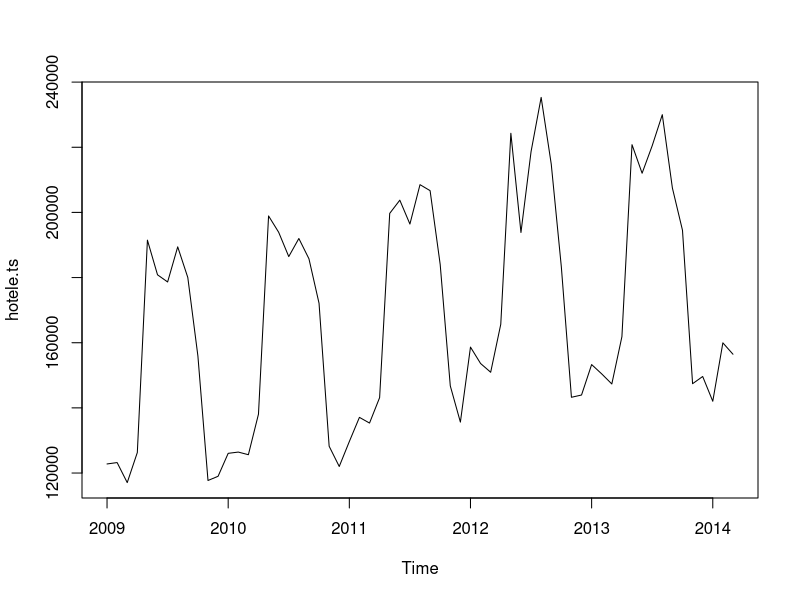
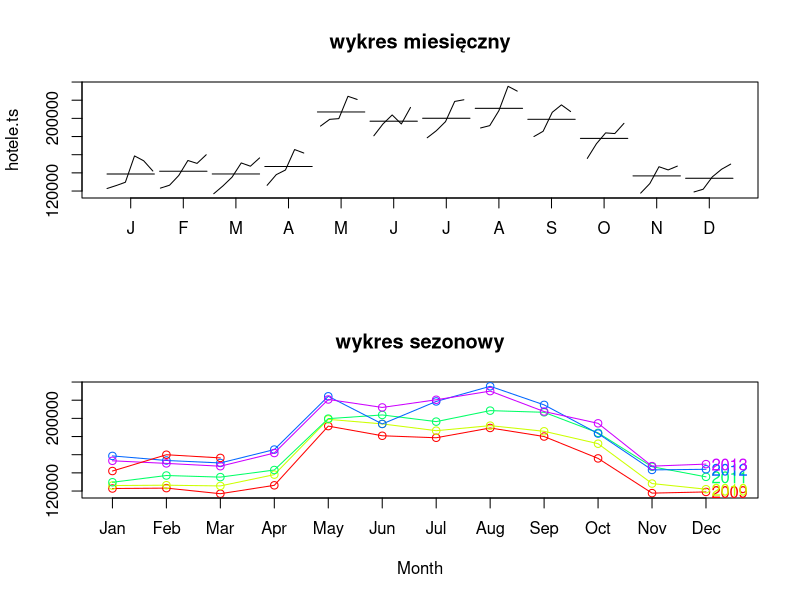
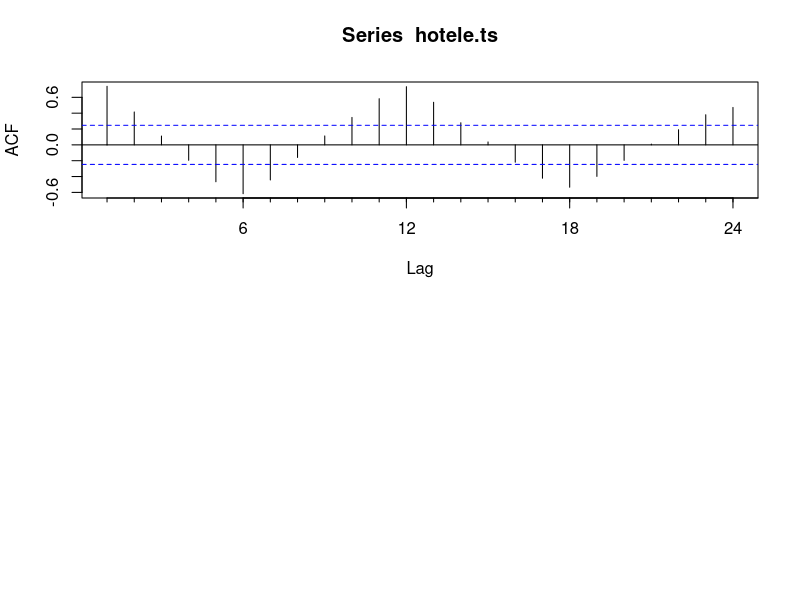
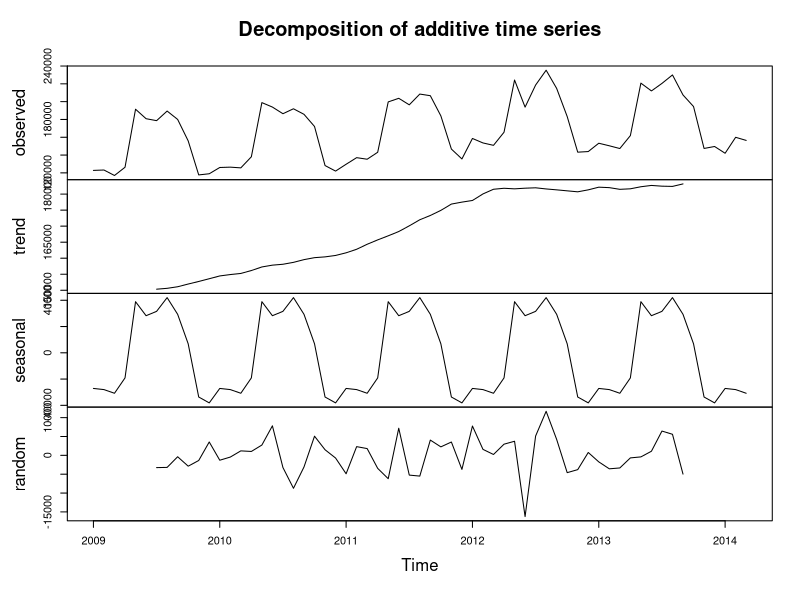
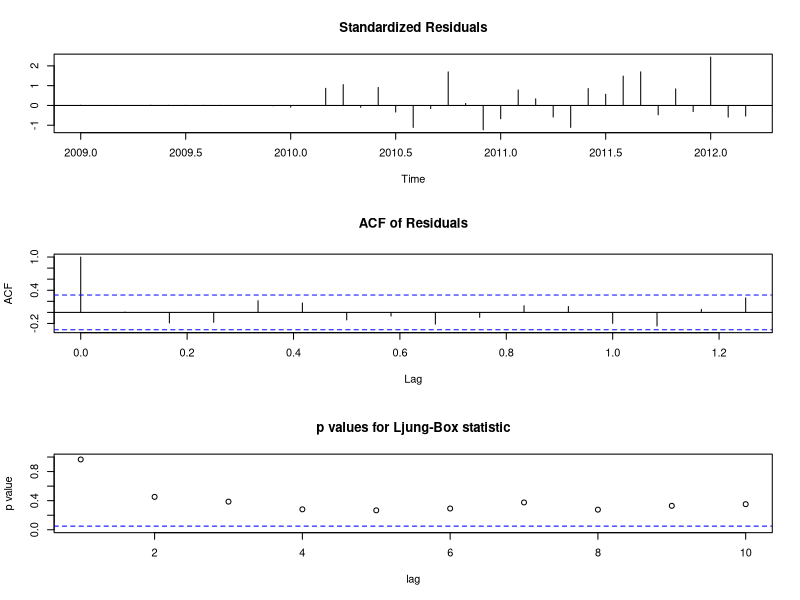

The R source for these figures, in order:
# ustawiamy katalog roboczy
#setwd("C:/Users/")

# wczytanie danych w formacie tekstowym
# Albo dane <-read.csv(file="pkb.csv", header=T, dec=".", sep=",")
# View(dane)
# wybranie zmiennej (kolumny)
# szereg.pkb <- dane[,3]

dane <- scan(file= "hotele.txt");

# pokaż początek szeregu
head(dane)

# liczba obserwacji
length(dane)

# utworzenie obiektu typu ts
hotele.ts <- ts(dane, start = c(2009,1), frequency=12)

# pomoc dla funkcji ts
?ts

# data początkowa/końcowa oraz częstotliwość
start(hotele.ts)

end(hotele.ts)

frequency(hotele.ts)


## wykres
plot(hotele.ts)

## załadowanie biblioteki forecast
library(forecast)
## jeżeli nie ma:
install.packages("forecast", dependencies=TRUE)
### https://www.r-bloggers.com/installing-r-packages/
### install.packages("ggplot2", lib="/data/Rpackages/")
### library(ggplot2, lib.loc="/data/Rpackages/")
### .Renviron w windows nazywa się 


## wykresy sezonowe
par(mfrow = c(2, 1))
monthplot(hotele.ts, main = "wykres miesięczny")
seasonplot(hotele.ts, year.labels = TRUE, col= rainbow(5), main="wykres sezonowy")

## Wykres autokorelacji ACF
Acf(hotele.ts)

## dekompozycja addytywna
hotele.ts.dekompozycja.add <- decompose (hotele.ts, "additive")
plot (hotele.ts.dekompozycja.add)
## ?decompose

## Box-Cox transformation (pominięte)

## Podział na zbiór uczący/testowy
hotele.learn <- window (hotele.ts, end = c(2012, 3))
start (hotele.learn)

end(hotele.learn)
length(hotele.learn)

## zbiór testowy
hotele.test <- window(hotele.ts, start= c(2012, 4))
start(hotele.test)
end(hotele.test)
length(hotele.test)

## Modele ARIMA
model.ARIMA1 <- auto.arima(hotele.learn)
summary(model.ARIMA1)

tsdiag(model.ARIMA1)

## dokończyć



